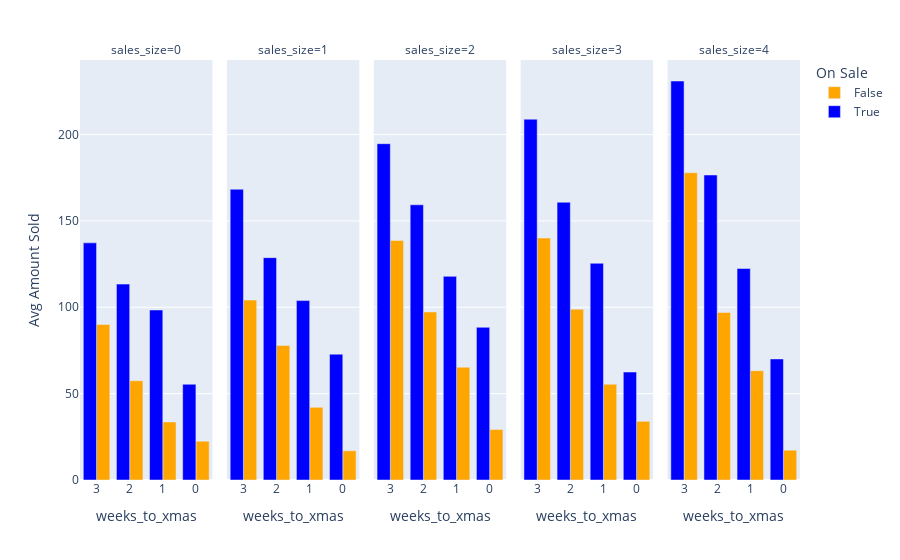

Source (notebook cell):
### Code cell
def f(x):
    d = dict()
    assert not x['store'].duplicated().any()
    d['Avg Amount Sold'] = x['weekly_amount_sold'].mean()
    d['Num Companies'] = x['store'].nunique()
    d['Num Records'] = len(x)
    return pd.Series(d)

_temp = data.\
    groupby(['sales_size', 'weeks_to_xmas', 'On Sale']).\
    apply(f).\
    reset_index().\
    sort_values('sales_size', ascending=True)
_temp
fig=px.bar(
    data_frame=_temp,
    x='weeks_to_xmas',
    y='Avg Amount Sold',
    color='On Sale',
    color_discrete_map={True: 'blue', False: 'orange'},
    facet_col='sales_size',
    barmode='group',
    hover_data={'Num Companies': True},
)
fig.update_xaxes(autorange="reversed",)
fig

### Figure 1 — Plotly figure (JSON) as saved in the notebook; plotly's stock layout.template omitted (floating-point values rounded to 4 significant figures)
{"data": [{"alignmentgroup": "True", "customdata": [[85], [68], [53], [50]], "hovertemplate": "On Sale=False<br>sales_size=0<br>weeks_to_xmas=%{x}<br>Avg Amount Sold=%{y}<br>Num Companies=%{customdata[0]}<extra></extra>", "legendgroup": "False", "marker": {"color": "orange", "pattern": {"shape": ""}}, "name": "False", "offsetgroup": "False", "orientation": "v", "showlegend": true, "textposition": "auto", "type": "bar", "x": [0, 1, 2, 3], "xaxis": "x", "y": [22.5, 33.59, 57.47, 89.99], "yaxis": "y"}, {"alignmentgroup": "True", "customdata": [[40], [52], [68], [77]], "hovertemplate": "On Sale=False<br>sales_size=1<br>weeks_to_xmas=%{x}<br>Avg Amount Sold=%{y}<br>Num Companies=%{customdata[0]}<extra></extra>", "legendgroup": "False", "marker": {"color": "orange", "pattern": {"shape": ""}}, "name": "False", "offsetgroup": "False", "orientation": "v", "showlegend": false, "textposition": "auto", "type": "bar", "x": [3, 2, 1, 0], "xaxis": "x2", "y": [104.2, 77.91, 42.05, 16.9], "yaxis": "y2"}, {"alignmentgroup": "True", "customdata": [[47], [53], [61], [65]], "hovertemplate": "On Sale=False<br>sales_size=2<br>weeks_to_xmas=%{x}<br>Avg Amount Sold=%{y}<br>Num Companies=%{customdata[0]}<extra></extra>", "legendgroup": "False", "marker": {"color": "orange", "pattern": {"shape": ""}}, "name": "False", "offsetgroup": "False", "orientation": "v", "showlegend": false, "textposition": "auto", "type": "bar", "x": [3, 2, 1, 0], "xaxis": "x3", "y": [138.7, 97.31, 65.31, 29.25], "yaxis": "y3"}, {"alignmentgroup": "True", "customdata": [[34], [32], [53], [57]], "hovertemplate": "On Sale=False<br>sales_size=3<br>weeks_to_xmas=%{x}<br>Avg Amount Sold=%{y}<br>Num Companies=%{customdata[0]}<extra></extra>", "legendgroup": "False", "marker": {"color": "orange", "pattern": {"shape": ""}}, "name": "False", "offsetgroup": "False", "orientation": "v", "showlegend": false, "textposition": "auto", "type": "bar", "x": [2, 3, 1, 0], "xaxis": "x4", "y": [98.86, 140.1, 55.41, 33.96], "yaxis": "y4"}, {"alignmentgroup": "True", "customdata": [[22], [20], [26], [13]], "hovertemplate": "On Sale=False<br>sales_size=4<br>weeks_to_xmas=%{x}<br>Avg Amount Sold=%{y}<br>Num Companies=%{customdata[0]}<extra></extra>", "legendgroup": "False", "marker": {"color": "orange", "pattern": {"shape": ""}}, "name": "False", "offsetgroup": "False", "orientation": "v", "showlegend": false, "textposition": "auto", "type": "bar", "x": [3, 0, 1, 2], "xaxis": "x5", "y": [177.9, 17.28, 63.28, 97.02], "yaxis": "y5"}, {"alignmentgroup": "True", "customdata": [[15], [32], [47], [50]], "hovertemplate": "On Sale=True<br>sales_size=0<br>weeks_to_xmas=%{x}<br>Avg Amount Sold=%{y}<br>Num Companies=%{customdata[0]}<extra></extra>", "legendgroup": "True", "marker": {"color": "blue", "pattern": {"shape": ""}}, "name": "True", "offsetgroup": "True", "orientation": "v", "showlegend": true, "textposition": "auto", "type": "bar", "x": [0, 1, 2, 3], "xaxis": "x", "y": [55.44, 98.45, 113.4, 137.3], "yaxis": "y"}, {"alignmentgroup": "True", "customdata": [[60], [48], [23], [32]], "hovertemplate": "On Sale=True<br>sales_size=1<br>weeks_to_xmas=%{x}<br>Avg Amount Sold=%{y}<br>Num Companies=%{customdata[0]}<extra></extra>", "legendgroup": "True", "marker": {"color": "blue", "pattern": {"shape": ""}}, "name": "True", "offsetgroup": "True", "orientation": "v", "showlegend": false, "textposition": "auto", "type": "bar", "x": [3, 2, 0, 1], "xaxis": "x2", "y": [168.3, 128.7, 72.85, 103.9], "yaxis": "y2"}, {"alignmentgroup": "True", "customdata": [[47], [53], [39], [35]], "hovertemplate": "On Sale=True<br>sales_size=2<br>weeks_to_xmas=%{x}<br>Avg Amount Sold=%{y}<br>Num Companies=%{customdata[0]}<extra></extra>", "legendgroup": "True", "marker": {"color": "blue", "pattern": {"shape": ""}}, "name": "True", "offsetgroup": "True", "orientation": "v", "showlegend": false, "textposition": "auto", "type": "bar", "x": [2, 3, 1, 0], "xaxis": "x3", "y": [159.3, 194.7, 117.9, 88.41], "yaxis": "y3"}, {"alignmentgroup": "True", "customdata": [[68], [66], [43], [47]], "hovertemplate": "On Sale=True<br>sales_size=3<br>weeks_to_xmas=%{x}<br>Avg Amount Sold=%{y}<br>Num Companies=%{customdata[0]}<extra></extra>", "legendgroup": "True", "marker": {"color": "blue", "pattern": {"shape": ""}}, "name": "True", "offsetgroup": "True", "orientation": "v", "showlegend": false, "textposition": "auto", "type": "bar", "x": [3, 2, 0, 1], "xaxis": "x4", "y": [208.9, 160.8, 62.51, 125.5], "yaxis": "y4"}, {"alignmentgroup": "True", "customdata": [[80], [74], [87], [78]], "hovertemplate": "On Sale=True<br>sales_size=4<br>weeks_to_xmas=%{x}<br>Avg Amount Sold=%{y}<br>Num Companies=%{customdata[0]}<extra></extra>", "legendgroup": "True", "marker": {"color": "blue", "pattern": {"shape": ""}}, "name": "True", "offsetgroup": "True", "orientation": "v", "showlegend": false, "textposition": "auto", "type": "bar", "x": [0, 1, 2, 3], "xaxis": "x5", "y": [70.09, 122.5, 176.6, 231.0], "yaxis": "y5"}], "layout": {"annotations": [{"font": {}, "showarrow": false, "text": "sales_size=0", "x": 0.092, "xanchor": "center", "xref": "paper", "y": 1, "yanchor": "bottom", "yref": "paper"}, {"font": {}, "showarrow": false, "text": "sales_size=1", "x": 0.296, "xanchor": "center", "xref": "paper", "y": 1, "yanchor": "bottom", "yref": "paper"}, {"font": {}, "showarrow": false, "text": "sales_size=2", "x": 0.5, "xanchor": "center", "xref": "paper", "y": 1, "yanchor": "bottom", "yref": "paper"}, {"font": {}, "showarrow": false, "text": "sales_size=3", "x": 0.704, "xanchor": "center", "xref": "paper", "y": 1, "yanchor": "bottom", "yref": "paper"}, {"font": {}, "showarrow": false, "text": "sales_size=4", "x": 0.908, "xanchor": "center", "xref": "paper", "y": 1, "yanchor": "bottom", "yref": "paper"}], "barmode": "group", "legend": {"title": {"text": "On Sale"}, "tracegroupgap": 0}, "margin": {"t": 60}, "xaxis": {"anchor": "y", "autorange": "reversed", "domain": [0, 0.184], "title": {"text": "weeks_to_xmas"}}, "xaxis2": {"anchor": "y2", "autorange": "reversed", "domain": [0.204, 0.388], "matches": "x", "title": {"text": "weeks_to_xmas"}}, "xaxis3": {"anchor": "y3", "autorange": "reversed", "domain": [0.408, 0.592], "matches": "x", "title": {"text": "weeks_to_xmas"}}, "xaxis4": {"anchor": "y4", "autorange": "reversed", "domain": [0.612, 0.796], "matches": "x", "title": {"text": "weeks_to_xmas"}}, "xaxis5": {"anchor": "y5", "autorange": "reversed", "domain": [0.816, 1], "matches": "x", "title": {"text": "weeks_to_xmas"}}, "yaxis": {"anchor": "x", "domain": [0, 1], "title": {"text": "Avg Amount Sold"}}, "yaxis2": {"anchor": "x2", "domain": [0, 1], "matches": "y", "showticklabels": false}, "yaxis3": {"anchor": "x3", "domain": [0, 1], "matches": "y", "showticklabels": false}, "yaxis4": {"anchor": "x4", "domain": [0, 1], "matches": "y", "showticklabels": false}, "yaxis5": {"anchor": "x5", "domain": [0, 1], "matches": "y", "showticklabels": false}}}
